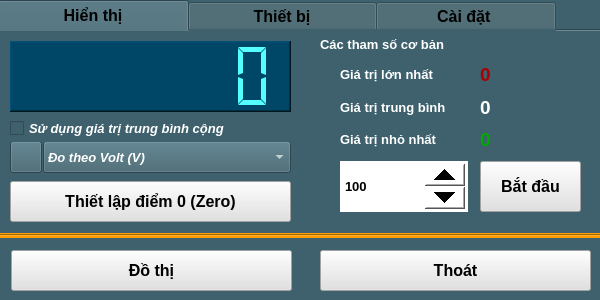
<?xml version="1.0" encoding="UTF-8"?>
<ui version="4.0">
 <class>Sensor_SEN0150</class>
 <widget class="QWidget" name="Sensor_SEN0150">
  <property name="geometry">
   <rect>
    <x>0</x>
    <y>0</y>
    <width>600</width>
    <height>300</height>
   </rect>
  </property>
  <property name="windowTitle">
   <string>Form</string>
  </property>
  <property name="windowIcon">
   <iconset resource="../image.qrc">
    <normaloff>:/image/VOL0150_icon.jpg</normaloff>:/image/VOL0150_icon.jpg</iconset>
  </property>
  <property name="styleSheet">
   <string notr="true">background-color: rgb(62, 97, 109);</string>
  </property>
  <widget class="QPushButton" name="pushButton_ChartZoom">
   <property name="geometry">
    <rect>
     <x>11</x>
     <y>250</y>
     <width>281</width>
     <height>41</height>
    </rect>
   </property>
   <property name="font">
    <font>
     <pointsize>12</pointsize>
     <italic>false</italic>
     <bold>true</bold>
    </font>
   </property>
   <property name="styleSheet">
    <string notr="true">background-color: rgb(225, 225, 225);</string>
   </property>
   <property name="text">
    <string>Đồ thị</string>
   </property>
  </widget>
  <widget class="QPushButton" name="pushButton_Exit">
   <property name="geometry">
    <rect>
     <x>320</x>
     <y>250</y>
     <width>271</width>
     <height>41</height>
    </rect>
   </property>
   <property name="font">
    <font>
     <pointsize>12</pointsize>
     <italic>false</italic>
     <bold>true</bold>
    </font>
   </property>
   <property name="styleSheet">
    <string notr="true">background-color: rgb(225, 225, 225);</string>
   </property>
   <property name="text">
    <string>Thoát</string>
   </property>
  </widget>
  <widget class="QTabWidget" name="tabWidget">
   <property name="geometry">
    <rect>
     <x>-2</x>
     <y>0</y>
     <width>607</width>
     <height>238</height>
    </rect>
   </property>
   <property name="font">
    <font>
     <pointsize>12</pointsize>
     <bold>true</bold>
    </font>
   </property>
   <property name="styleSheet">
    <string notr="true">background-color: rgb(62, 97, 109);</string>
   </property>
   <property name="currentIndex">
    <number>0</number>
   </property>
   <property name="elideMode">
    <enum>Qt::ElideNone</enum>
   </property>
   <widget class="QWidget" name="tab_Infor_4">
    <attribute name="title">
     <string>            Hiển thị            </string>
    </attribute>
    <widget class="QLCDNumber" name="lcdNumber_Value">
     <property name="geometry">
      <rect>
       <x>10</x>
       <y>10</y>
       <width>281</width>
       <height>71</height>
      </rect>
     </property>
     <property name="styleSheet">
      <string notr="true">background-color: rgb(0, 70, 102);
color: rgb(85, 255, 255);</string>
     </property>
     <property name="frameShape">
      <enum>QFrame::WinPanel</enum>
     </property>
     <property name="lineWidth">
      <number>1</number>
     </property>
     <property name="smallDecimalPoint">
      <bool>false</bool>
     </property>
     <property name="digitCount">
      <number>7</number>
     </property>
     <property name="segmentStyle">
      <enum>QLCDNumber::Flat</enum>
     </property>
     <property name="value" stdset="0">
      <double>0.000000000000000</double>
     </property>
     <property name="intValue" stdset="0">
      <number>0</number>
     </property>
    </widget>
    <widget class="QPushButton" name="pushButton_3">
     <property name="geometry">
      <rect>
       <x>10</x>
       <y>110</y>
       <width>32</width>
       <height>32</height>
      </rect>
     </property>
     <property name="styleSheet">
      <string notr="true"/>
     </property>
     <property name="text">
      <string/>
     </property>
     <property name="icon">
      <iconset resource="../image.qrc">
       <normaloff>:/image/VOL0150_icon.jpg</normaloff>:/image/VOL0150_icon.jpg</iconset>
     </property>
     <property name="iconSize">
      <size>
       <width>32</width>
       <height>32</height>
      </size>
     </property>
    </widget>
    <widget class="QComboBox" name="comboBox_Temp_Unit">
     <property name="geometry">
      <rect>
       <x>43</x>
       <y>110</y>
       <width>248</width>
       <height>32</height>
      </rect>
     </property>
     <property name="font">
      <font>
       <pointsize>10</pointsize>
       <italic>true</italic>
       <bold>true</bold>
      </font>
     </property>
     <property name="layoutDirection">
      <enum>Qt::LeftToRight</enum>
     </property>
     <property name="styleSheet">
      <string notr="true">background-color: rgb(62, 97, 109);
color: rgb(255, 255, 255);</string>
     </property>
     <property name="editable">
      <bool>false</bool>
     </property>
     <item>
      <property name="text">
       <string>Đo theo Volt (V)</string>
      </property>
     </item>
     <item>
      <property name="text">
       <string>Đo theo milliVolt (mV)</string>
      </property>
     </item>
    </widget>
    <widget class="QSpinBox" name="spinBox_setSample">
     <property name="geometry">
      <rect>
       <x>340</x>
       <y>130</y>
       <width>128</width>
       <height>51</height>
      </rect>
     </property>
     <property name="font">
      <font>
       <pointsize>10</pointsize>
       <italic>false</italic>
       <bold>true</bold>
      </font>
     </property>
     <property name="styleSheet">
      <string notr="true">QSpinBox
{
background-color: rgb(255, 255, 255);
color: rgb(0, 0, 0);
}
QSpinBox::up-button
{
    min-width:40px;
    min-height: 20px;
}
QSpinBox::down-button
{
    min-width: 40px;
    min-height: 20px;
}
</string>
     </property>
     <property name="minimum">
      <number>10</number>
     </property>
     <property name="maximum">
      <number>9999999</number>
     </property>
     <property name="value">
      <number>100</number>
     </property>
    </widget>
    <widget class="QPushButton" name="pushButton_getSamples">
     <property name="geometry">
      <rect>
       <x>480</x>
       <y>130</y>
       <width>101</width>
       <height>51</height>
      </rect>
     </property>
     <property name="font">
      <font>
       <pointsize>12</pointsize>
       <italic>false</italic>
       <bold>true</bold>
      </font>
     </property>
     <property name="styleSheet">
      <string notr="true">background-color: rgb(225, 225, 225);</string>
     </property>
     <property name="text">
      <string>Bắt đầu</string>
     </property>
    </widget>
    <widget class="QLabel" name="label_sampleInfo">
     <property name="geometry">
      <rect>
       <x>320</x>
       <y>0</y>
       <width>261</width>
       <height>26</height>
      </rect>
     </property>
     <property name="font">
      <font>
       <pointsize>10</pointsize>
       <italic>false</italic>
       <bold>true</bold>
      </font>
     </property>
     <property name="styleSheet">
      <string notr="true">color: rgb(255, 255, 255);</string>
     </property>
     <property name="text">
      <string>Các tham số cơ bản</string>
     </property>
    </widget>
    <widget class="QWidget" name="verticalLayoutWidget_16">
     <property name="geometry">
      <rect>
       <x>340</x>
       <y>30</y>
       <width>128</width>
       <height>92</height>
      </rect>
     </property>
     <layout class="QVBoxLayout" name="verticalLayout_16">
      <item>
       <widget class="QLabel" name="label_22">
        <property name="font">
         <font>
          <pointsize>10</pointsize>
          <italic>false</italic>
          <bold>true</bold>
         </font>
        </property>
        <property name="styleSheet">
         <string notr="true">color: rgb(255, 255, 255);</string>
        </property>
        <property name="text">
         <string>Giá trị lớn nhất</string>
        </property>
       </widget>
      </item>
      <item>
       <widget class="QLabel" name="label_29">
        <property name="font">
         <font>
          <pointsize>10</pointsize>
          <italic>false</italic>
          <bold>true</bold>
         </font>
        </property>
        <property name="styleSheet">
         <string notr="true">color: rgb(255, 255, 255);</string>
        </property>
        <property name="text">
         <string>Giá trị trung bình</string>
        </property>
       </widget>
      </item>
      <item>
       <widget class="QLabel" name="label_30">
        <property name="font">
         <font>
          <pointsize>10</pointsize>
          <italic>false</italic>
          <bold>true</bold>
         </font>
        </property>
        <property name="styleSheet">
         <string notr="true">color: rgb(255, 255, 255);</string>
        </property>
        <property name="text">
         <string>Giá trị nhỏ nhất</string>
        </property>
       </widget>
      </item>
     </layout>
    </widget>
    <widget class="QWidget" name="verticalLayoutWidget_17">
     <property name="geometry">
      <rect>
       <x>480</x>
       <y>30</y>
       <width>101</width>
       <height>92</height>
      </rect>
     </property>
     <layout class="QVBoxLayout" name="verticalLayout_17">
      <item>
       <widget class="QLabel" name="label_ValueMax">
        <property name="font">
         <font>
          <pointsize>14</pointsize>
          <bold>true</bold>
         </font>
        </property>
        <property name="styleSheet">
         <string notr="true">color: rgb(170, 0, 0);</string>
        </property>
        <property name="text">
         <string>0</string>
        </property>
       </widget>
      </item>
      <item>
       <widget class="QLabel" name="label_ValueAvg">
        <property name="font">
         <font>
          <pointsize>14</pointsize>
          <bold>true</bold>
         </font>
        </property>
        <property name="styleSheet">
         <string notr="true">color: rgb(255, 255, 255);</string>
        </property>
        <property name="text">
         <string>0</string>
        </property>
       </widget>
      </item>
      <item>
       <widget class="QLabel" name="label_ValueMin">
        <property name="font">
         <font>
          <pointsize>14</pointsize>
          <bold>true</bold>
         </font>
        </property>
        <property name="styleSheet">
         <string notr="true">color: rgb(0, 170, 0);</string>
        </property>
        <property name="text">
         <string>0</string>
        </property>
       </widget>
      </item>
     </layout>
    </widget>
    <widget class="QCheckBox" name="checkBox_setMathAvg">
     <property name="geometry">
      <rect>
       <x>10</x>
       <y>84</y>
       <width>281</width>
       <height>27</height>
      </rect>
     </property>
     <property name="font">
      <font>
       <pointsize>10</pointsize>
       <italic>true</italic>
       <bold>true</bold>
      </font>
     </property>
     <property name="styleSheet">
      <string notr="true">color: rgb(255, 255, 255);</string>
     </property>
     <property name="text">
      <string>Sử dụng giá trị trung bình cộng</string>
     </property>
    </widget>
    <widget class="QPushButton" name="pushButton_SetZero">
     <property name="geometry">
      <rect>
       <x>10</x>
       <y>150</y>
       <width>281</width>
       <height>41</height>
      </rect>
     </property>
     <property name="font">
      <font>
       <pointsize>12</pointsize>
       <italic>false</italic>
       <bold>true</bold>
      </font>
     </property>
     <property name="styleSheet">
      <string notr="true">background-color: rgb(225, 225, 225);</string>
     </property>
     <property name="text">
      <string>Thiết lập điểm 0 (Zero)</string>
     </property>
    </widget>
   </widget>
   <widget class="QWidget" name="tab_8">
    <attribute name="title">
     <string>            Thiết bị            </string>
    </attribute>
    <widget class="QWidget" name="verticalLayoutWidget_18">
     <property name="geometry">
      <rect>
       <x>150</x>
       <y>10</y>
       <width>291</width>
       <height>101</height>
      </rect>
     </property>
     <layout class="QVBoxLayout" name="verticalLayout_18">
      <item>
       <widget class="QLabel" name="label_Name">
        <property name="font">
         <font>
          <pointsize>10</pointsize>
          <italic>false</italic>
          <bold>false</bold>
         </font>
        </property>
        <property name="styleSheet">
         <string notr="true">color: rgb(255, 255, 255);</string>
        </property>
        <property name="text">
         <string/>
        </property>
       </widget>
      </item>
      <item>
       <widget class="QLabel" name="label_Address">
        <property name="font">
         <font>
          <pointsize>10</pointsize>
          <italic>false</italic>
          <bold>false</bold>
         </font>
        </property>
        <property name="styleSheet">
         <string notr="true">color: rgb(255, 255, 255);</string>
        </property>
        <property name="text">
         <string/>
        </property>
       </widget>
      </item>
      <item>
       <widget class="QLabel" name="label_SerialNumber">
        <property name="font">
         <font>
          <pointsize>10</pointsize>
          <italic>false</italic>
          <bold>false</bold>
         </font>
        </property>
        <property name="styleSheet">
         <string notr="true">color: rgb(255, 255, 255);</string>
        </property>
        <property name="text">
         <string/>
        </property>
       </widget>
      </item>
     </layout>
    </widget>
    <widget class="QWidget" name="verticalLayoutWidget_19">
     <property name="geometry">
      <rect>
       <x>10</x>
       <y>10</y>
       <width>111</width>
       <height>131</height>
      </rect>
     </property>
     <layout class="QVBoxLayout" name="verticalLayout_19">
      <item>
       <widget class="QLabel" name="label_31">
        <property name="font">
         <font>
          <pointsize>10</pointsize>
          <italic>false</italic>
          <bold>true</bold>
         </font>
        </property>
        <property name="styleSheet">
         <string notr="true">color: rgb(255, 255, 255);</string>
        </property>
        <property name="text">
         <string>Tên thiết bị:</string>
        </property>
       </widget>
      </item>
      <item>
       <widget class="QLabel" name="label_32">
        <property name="font">
         <font>
          <pointsize>10</pointsize>
          <italic>false</italic>
          <bold>true</bold>
         </font>
        </property>
        <property name="styleSheet">
         <string notr="true">color: rgb(255, 255, 255);</string>
        </property>
        <property name="text">
         <string>Địa chỉ:</string>
        </property>
       </widget>
      </item>
      <item>
       <widget class="QLabel" name="label_33">
        <property name="font">
         <font>
          <pointsize>10</pointsize>
          <italic>false</italic>
          <bold>true</bold>
         </font>
        </property>
        <property name="styleSheet">
         <string notr="true">color: rgb(255, 255, 255);</string>
        </property>
        <property name="text">
         <string>Mã sê-ri:</string>
        </property>
       </widget>
      </item>
      <item>
       <widget class="QLabel" name="label_34">
        <property name="font">
         <font>
          <pointsize>10</pointsize>
          <italic>false</italic>
          <bold>true</bold>
         </font>
        </property>
        <property name="styleSheet">
         <string notr="true">color: rgb(255, 255, 255);</string>
        </property>
        <property name="text">
         <string>Mô tả:</string>
        </property>
       </widget>
      </item>
     </layout>
    </widget>
    <widget class="QWidget" name="verticalLayoutWidget_20">
     <property name="geometry">
      <rect>
       <x>150</x>
       <y>110</y>
       <width>291</width>
       <height>61</height>
      </rect>
     </property>
     <layout class="QVBoxLayout" name="verticalLayout_20">
      <item>
       <widget class="QLabel" name="label_Description">
        <property name="font">
         <font>
          <pointsize>10</pointsize>
          <italic>false</italic>
          <bold>false</bold>
         </font>
        </property>
        <property name="styleSheet">
         <string notr="true">color: rgb(255, 255, 255);</string>
        </property>
        <property name="text">
         <string/>
        </property>
        <property name="alignment">
         <set>Qt::AlignLeading|Qt::AlignLeft|Qt::AlignTop</set>
        </property>
       </widget>
      </item>
     </layout>
    </widget>
   </widget>
   <widget class="QWidget" name="tab_9">
    <attribute name="title">
     <string>           Cài đặt            </string>
    </attribute>
    <widget class="QLabel" name="label_35">
     <property name="geometry">
      <rect>
       <x>277</x>
       <y>40</y>
       <width>41</width>
       <height>22</height>
      </rect>
     </property>
     <property name="font">
      <font>
       <pointsize>10</pointsize>
       <italic>false</italic>
       <bold>true</bold>
      </font>
     </property>
     <property name="styleSheet">
      <string notr="true">color: rgb(255, 255, 255);</string>
     </property>
     <property name="text">
      <string>(ms)</string>
     </property>
    </widget>
    <widget class="QLabel" name="label_36">
     <property name="geometry">
      <rect>
       <x>20</x>
       <y>40</y>
       <width>141</width>
       <height>22</height>
      </rect>
     </property>
     <property name="font">
      <font>
       <pointsize>10</pointsize>
       <italic>false</italic>
       <bold>true</bold>
      </font>
     </property>
     <property name="styleSheet">
      <string notr="true">color: rgb(255, 255, 255);</string>
     </property>
     <property name="text">
      <string>Thời gian lấy mẫu :</string>
     </property>
    </widget>
    <widget class="QPushButton" name="pushButton_SetSampleTime">
     <property name="geometry">
      <rect>
       <x>320</x>
       <y>20</y>
       <width>161</width>
       <height>61</height>
      </rect>
     </property>
     <property name="font">
      <font>
       <pointsize>12</pointsize>
       <italic>false</italic>
       <bold>true</bold>
      </font>
     </property>
     <property name="styleSheet">
      <string notr="true">background-color: rgb(225, 225, 225);</string>
     </property>
     <property name="text">
      <string>Cài đặt</string>
     </property>
    </widget>
    <widget class="QSpinBox" name="spinBox_SampleTime">
     <property name="geometry">
      <rect>
       <x>160</x>
       <y>10</y>
       <width>111</width>
       <height>81</height>
      </rect>
     </property>
     <property name="font">
      <font>
       <pointsize>10</pointsize>
       <italic>false</italic>
       <bold>true</bold>
      </font>
     </property>
     <property name="styleSheet">
      <string notr="true">QSpinBox
{
background-color: rgb(255, 255, 255);
color: rgb(0, 0, 0);
}
QSpinBox::up-button
{
    min-width:40px;
    min-height: 20px;
}
QSpinBox::down-button
{
    min-width: 40px;
    min-height: 20px;
}
</string>
     </property>
     <property name="minimum">
      <number>10</number>
     </property>
     <property name="maximum">
      <number>9999999</number>
     </property>
     <property name="value">
      <number>100</number>
     </property>
    </widget>
    <widget class="Line" name="line_4">
     <property name="geometry">
      <rect>
       <x>20</x>
       <y>100</y>
       <width>541</width>
       <height>16</height>
      </rect>
     </property>
     <property name="orientation">
      <enum>Qt::Horizontal</enum>
     </property>
    </widget>
    <widget class="QPushButton" name="pushButton_Calib">
     <property name="geometry">
      <rect>
       <x>320</x>
       <y>120</y>
       <width>161</width>
       <height>61</height>
      </rect>
     </property>
     <property name="font">
      <font>
       <pointsize>12</pointsize>
       <italic>false</italic>
       <bold>true</bold>
      </font>
     </property>
     <property name="styleSheet">
      <string notr="true">background-color: rgb(225, 225, 225);</string>
     </property>
     <property name="text">
      <string>Hiệu chuẩn</string>
     </property>
    </widget>
    <widget class="QLabel" name="label_37">
     <property name="geometry">
      <rect>
       <x>20</x>
       <y>139</y>
       <width>231</width>
       <height>22</height>
      </rect>
     </property>
     <property name="font">
      <font>
       <pointsize>10</pointsize>
       <italic>false</italic>
       <bold>true</bold>
      </font>
     </property>
     <property name="styleSheet">
      <string notr="true">color: rgb(255, 255, 255);</string>
     </property>
     <property name="text">
      <string>Hiệu chuẩn thiết bị :</string>
     </property>
    </widget>
    <widget class="QLabel" name="label_calibInfo">
     <property name="geometry">
      <rect>
       <x>40</x>
       <y>160</y>
       <width>271</width>
       <height>22</height>
      </rect>
     </property>
     <property name="font">
      <font>
       <pointsize>10</pointsize>
       <italic>false</italic>
       <bold>true</bold>
      </font>
     </property>
     <property name="styleSheet">
      <string notr="true">color: rgb(255, 255, 127);</string>
     </property>
     <property name="text">
      <string>(chưa hiệu chuẩn)</string>
     </property>
    </widget>
   </widget>
  </widget>
  <widget class="Line" name="line">
   <property name="geometry">
    <rect>
     <x>-2</x>
     <y>233</y>
     <width>605</width>
     <height>5</height>
    </rect>
   </property>
   <property name="styleSheet">
    <string notr="true">background-color: rgb(254, 158, 0);</string>
   </property>
   <property name="frameShadow">
    <enum>QFrame::Sunken</enum>
   </property>
   <property name="orientation">
    <enum>Qt::Horizontal</enum>
   </property>
  </widget>
 </widget>
 <resources>
  <include location="../image.qrc"/>
 </resources>
 <connections/>
</ui>
